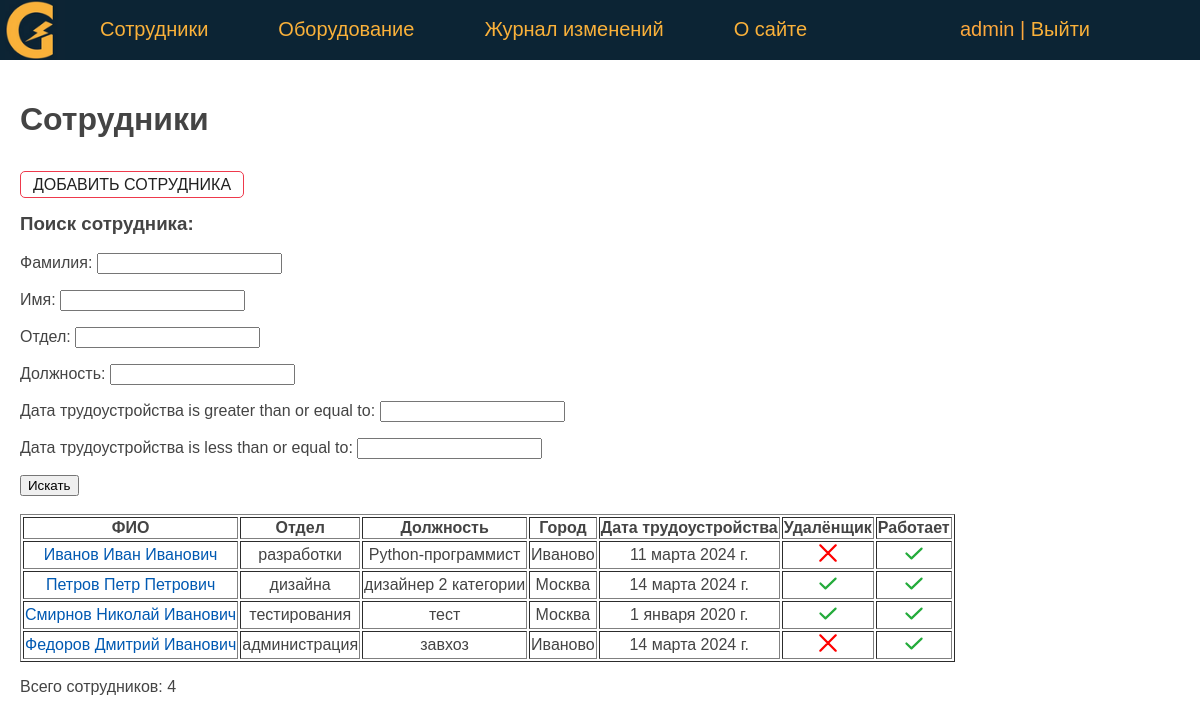
The page /persons/ (signed in) on the database its author committed.
### eqlog/models.py (models this page shows, shortened)
class Person(models.Model):
    last_name = models.CharField(verbose_name='Фамилия', max_length=50)
    first_name = models.CharField(verbose_name='Имя', max_length=50)
    middle_name = models.CharField(verbose_name='Отчество', max_length=50)
    department = models.ForeignKey('Department', on_delete=models.PROTECT, verbose_name='Отдел', related_name='get_persons')
    job_title = models.CharField(verbose_name='Должность', max_length=50)
    jobing_at = models.DateField(verbose_name='Дата трудоустройства', default=date(2024, 1, 1))
    created_at = models.DateTimeField(verbose_name='Дата создания', auto_now_add=True)
    updated_at = models.DateTimeField(verbose_name='Дата изменения', auto_now=True)
    remote = models.BooleanField(verbose_name='Удаленщик', default=False)
    is_working = models.BooleanField(verbose_name='Работает', default=True)
    city = models.CharField(verbose_name='Город', max_length=50, default='Москва')
    slug = models.SlugField(verbose_name='URL', max_length=255, unique=True, db_index=True)
    objects = models.Manager()
    def get_absolute_url(self):
        return reverse('person', kwargs={'pers_slug': self.slug})
    class Meta:
        verbose_name = 'Сотрудник'
        verbose_name_plural = 'Сотрудники'
        ordering = ['last_name', 'first_name']

class Department(models.Model):
    name = models.CharField(verbose_name='Отдел', max_length=50)
    objects = models.Manager()
    def __str__(self):
        return self.name
    class Meta:
        verbose_name = 'Отдел'
        verbose_name_plural = 'Отделы'

### eqlog/views.py (the view)
# urls.py: path('persons/', PersonHome.as_view(), name='persons'),
class PersonHome(DataMixin, ListView):
    model = Person
    template_name = 'eqlog/persons.html'
    context_object_name = 'persons'
    paginate_by = 20
    def get_context_data(self, **kwargs):
        context = super().get_context_data(**kwargs)
        auth = self.request.user.is_authenticated
        queryset = self.get_queryset()
        ps_filter = PersonFilter(self.request.GET, queryset)
        c_def = self.get_user_context(title='Сотрудники', auth=auth, ps_filter=ps_filter)
        return {**context, **c_def}
    def get_queryset(self):
        queryset = super().get_queryset()
        ps_filter = PersonFilter(self.request.GET, queryset)
        return ps_filter.qs

### eqlog/utils.py (called while the page is built)
    def get_user_context(self, **kwargs):
        context = kwargs
        context['menu'] = menu
        return context

### eqlog/templates/eqlog/persons.html (shortened to what this page needs)
{% extends 'eqlog/base.html' %}
{% block content %}
    {% if auth %}
        <h1>{{ title }}</h1>
        <p class="form-buttons">
            <p><a href="{% url 'addperson' %}" class="btn btn-outline">ДОБАВИТЬ СОТРУДНИКА</a>
        </p>
        <h3>Поиск сотрудника: </h3>
        <form method="get" action="{% url 'persons' %}">
            {{ ps_filter.form.as_p }}
            <button type="submit">Искать</button>
        </form>
        <br>
        <table border="1">
            <tr>
                <th>ФИО</th>
                <th>Отдел</th>
                <th>Должность</th>
                <th>Город</th>
                <th>Дата трудоустройства</th>
                <th>Удалёнщик</th>
                <th>Работает</th>
           </tr>
            {% for p in persons %}
                <tr>
                    <td><a href="{{ p.get_absolute_url }}"> {{ p.last_name }} {{ p.first_name }} {{ p.middle_name }}</a></td>
                    <td>{{ p.department }}</td>
                    <td>{{ p.job_title }}</td>
                    <td>{{ p.city }}</td>
                    <td>{{ p.jobing_at }}</td>
                    <td class="mark {% if p.remote %} mark_tick {% endif %}"></td>
                    <td class="mark {% if p.is_working %} mark_tick {% endif %}"></td>
                </tr>
            {% endfor %}
        </table>
        <p> Всего сотрудников: {{ persons | length }}</p>
    {% endif %}
{% endblock %}

### eqlog/templates/eqlog/base.html (shortened to what this page needs)
<!DOCTYPE html>
{% load static %}
<html>
<head>
    <link type="text/css" href="/static/eqlog/css/styles.css" rel="stylesheet" />
</head>
<body bgcolor="white">
    {% block mainmenu %}
    <header class="header">
    <ul id="mainmenu" class="mainmenu">
        <li class="logo">
            <a href="{% url 'home' %}"><div class="logo"></div></a>
        </li>
        {% for m in menu %}
            <li><a href="{% url m.url_name %}"> {{ m.title }} </a></li>
        {% endfor %}
        <li class="last">
            {% if request.user.is_authenticated %}
                <li class="last"> {{user.username}} | <a href="{% url 'logout' %}">Выйти</a> </li>
            {% else %}
                <li class="last"><a href="{% url 'login' %}">Войти</a> </li>
            {% endif %}
        </li>
    </ul>
    </header>
    {% endblock mainmenu %}
    <main>
        {% block content %}
        {% endblock content %}
    </main>
</body>
</html>

### eqlog/static/eqlog/css/styles.css (style rules this page uses)
body { font-family: 'Arial'; margin: 0; padding: 0; height: 100%; width: 100%; color: #444; }
a { color: #0059b2; text-decoration: none; }
.header { background: #0c2434; height: 60px; }
main { padding: 20px; }
.logo { background: url('../images/logo_home.png') no-repeat 0px 0px; background-size: contain; background-position: center; width: 70px; height: 60px; }
ul.mainmenu { list-style: none; margin: 0; padding: 0; height: 60px; color: #FDA83D; font-size: 20px; overflow: hidden; }
ul.mainmenu li { float: left; margin: 18px 40px 0 30px; }
ul.mainmenu li.logo { margin: 0; }
ul.mainmenu li.last { float: right; }
ul.mainmenu li a { color: #fab13a; text-decoration: none; }
.form-buttons { display: flex; justify-content: space-between; align-items: center; gap: 0.75rem; }
.btn { padding: 0.25rem 0.75rem; border-radius: 5px; background-color: #ffffff; border: solid 1px #ffffff; color: #212121; cursor: pointer; test-decoration: none; font-size: 1rem; min-width: 6rem; text-align: center; }
.btn-outline { border: solid 1px #ee394c; }
.mark::after { display: inline-block; content: ""; width: 20px; height: 20px; background-image: url('../images/cross.svg'); background-position: center; background-size: contain; background-repeat: no-repeat; }
.mark_tick::after { background-image: url('../images/tick.svg'); }
td { text-align: center; }

### rows shown on the page
Person: last_name "Иванов", first_name "Иван", middle_name "Иванович", department "разработки", job_title "Python-программист", city "Иваново", jobing_at "11 марта 2024 г.", is_working True (drawn)
Person: last_name "Петров", first_name "Петр", middle_name "Петрович", department "дизайна", job_title "дизайнер 2 категории", city "Москва", jobing_at "14 марта 2024 г.", is_working True (drawn)
Person: last_name "Смирнов", first_name "Николай", middle_name "Иванович", department "тестирования", job_title "тест", city "Москва", jobing_at "1 января 2020 г.", is_working True (drawn)
Person: last_name "Федоров", first_name "Дмитрий", middle_name "Иванович", department "администрация", job_title "завхоз", city "Иваново", jobing_at "14 марта 2024 г.", is_working True (drawn)

### other values the page prints
{{ m.title }} "Сотрудники" "Оборудование" "Журнал изменений" "О сайте"
{{ user.username }} "admin"
{{ title }} "Сотрудники"
{{ persons | length }} "4"
